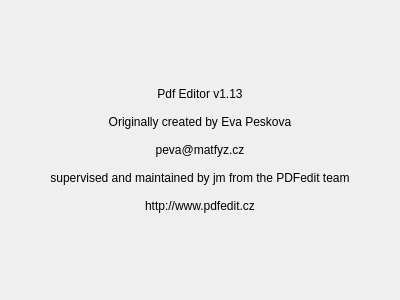
<?xml version="1.0" encoding="UTF-8"?>
<ui version="4.0">
 <class>AboutDialog</class>
 <widget class="QDialog" name="AboutDialog">
  <property name="geometry">
   <rect>
    <x>0</x>
    <y>0</y>
    <width>400</width>
    <height>300</height>
   </rect>
  </property>
  <property name="windowTitle">
   <string>About Pdf Editor</string>
  </property>
  <layout class="QHBoxLayout" name="horizontalLayout">
   <item>
    <widget class="QLabel" name="info">
     <property name="text">
      <string>Pdf Editor v1.13

 Originally created by Eva Peskova 

peva@matfyz.cz

supervised and maintained by jm from the PDFedit team

http://www.pdfedit.cz</string>
     </property>
     <property name="alignment">
      <set>Qt::AlignCenter</set>
     </property>
     <property name="textInteractionFlags">
      <set>Qt::TextBrowserInteraction</set>
     </property>
    </widget>
   </item>
  </layout>
 </widget>
 <resources/>
 <connections/>
</ui>
